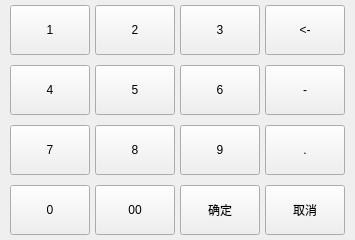
<?xml version="1.0" encoding="UTF-8"?>
<ui version="4.0">
 <class>button_key</class>
 <widget class="QDialog" name="button_key">
  <property name="geometry">
   <rect>
    <x>0</x>
    <y>0</y>
    <width>328</width>
    <height>235</height>
   </rect>
  </property>
  <property name="windowTitle">
   <string>Dialog</string>
  </property>
  
  <layout class="QHBoxLayout" name="horizontalLayout">
   <property name="leftMargin">
    <number>10</number>
   </property>
   <property name="topMargin">
    <number>5</number>
   </property>
   <property name="rightMargin">
    <number>10</number>
   </property>
   <property name="bottomMargin">
    <number>5</number>
   </property>
   <item>
    <layout class="QGridLayout" name="gridLayout">
     <property name="horizontalSpacing">
      <number>5</number>
     </property>
     <property name="verticalSpacing">
      <number>10</number>
     </property>
     <item row="0" column="0">
      <widget class="QPushButton" name="pushButton">

      <property name="outer_stylesheet" stdset="0">
       <string>pushbutton</string>
      </property>

      <property name="outer_stylesheet" stdset="0">
       <string>pushbutton</string>
      </property>

      <property name="outer_stylesheet" stdset="0">
       <string>pushbutton</string>
      </property>

      <property name="outer_stylesheet" stdset="0">
       <string>pushbutton</string>
      </property>

      <property name="outer_stylesheet" stdset="0">
       <string>pushbutton</string>
      </property>
       <property name="sizePolicy">
        <sizepolicy hsizetype="Expanding" vsizetype="Fixed">
         <horstretch>0</horstretch>
         <verstretch>0</verstretch>
        </sizepolicy>
       </property>
       <property name="minimumSize">
        <size>
         <width>0</width>
         <height>50</height>
        </size>
       </property>
       <property name="focusPolicy">
        <enum>Qt::NoFocus</enum>
       </property>
       
       <property name="text">
        <string>1</string>
       </property>
      </widget>
     </item>
     <item row="0" column="1">
      <widget class="QPushButton" name="pushButton_2">

      <property name="outer_stylesheet" stdset="0">
       <string>pushbutton</string>
      </property>

      <property name="outer_stylesheet" stdset="0">
       <string>pushbutton</string>
      </property>

      <property name="outer_stylesheet" stdset="0">
       <string>pushbutton</string>
      </property>

      <property name="outer_stylesheet" stdset="0">
       <string>pushbutton</string>
      </property>

      <property name="outer_stylesheet" stdset="0">
       <string>pushbutton</string>
      </property>
       <property name="sizePolicy">
        <sizepolicy hsizetype="Expanding" vsizetype="Fixed">
         <horstretch>0</horstretch>
         <verstretch>0</verstretch>
        </sizepolicy>
       </property>
       <property name="minimumSize">
        <size>
         <width>0</width>
         <height>50</height>
        </size>
       </property>
       <property name="focusPolicy">
        <enum>Qt::NoFocus</enum>
       </property>
       
       <property name="text">
        <string>2</string>
       </property>
      </widget>
     </item>
     <item row="0" column="2">
      <widget class="QPushButton" name="pushButton_3">

      <property name="outer_stylesheet" stdset="0">
       <string>pushbutton</string>
      </property>

      <property name="outer_stylesheet" stdset="0">
       <string>pushbutton</string>
      </property>

      <property name="outer_stylesheet" stdset="0">
       <string>pushbutton</string>
      </property>

      <property name="outer_stylesheet" stdset="0">
       <string>pushbutton</string>
      </property>

      <property name="outer_stylesheet" stdset="0">
       <string>pushbutton</string>
      </property>
       <property name="sizePolicy">
        <sizepolicy hsizetype="Expanding" vsizetype="Fixed">
         <horstretch>0</horstretch>
         <verstretch>0</verstretch>
        </sizepolicy>
       </property>
       <property name="minimumSize">
        <size>
         <width>0</width>
         <height>50</height>
        </size>
       </property>
       <property name="focusPolicy">
        <enum>Qt::NoFocus</enum>
       </property>
       
       <property name="text">
        <string>3</string>
       </property>
      </widget>
     </item>
     <item row="0" column="3">
      <widget class="QPushButton" name="pushButton_13">

      <property name="outer_stylesheet" stdset="0">
       <string>pushbutton</string>
      </property>

      <property name="outer_stylesheet" stdset="0">
       <string>pushbutton</string>
      </property>

      <property name="outer_stylesheet" stdset="0">
       <string>pushbutton</string>
      </property>

      <property name="outer_stylesheet" stdset="0">
       <string>pushbutton</string>
      </property>

      <property name="outer_stylesheet" stdset="0">
       <string>pushbutton</string>
      </property>
       <property name="sizePolicy">
        <sizepolicy hsizetype="Expanding" vsizetype="Fixed">
         <horstretch>0</horstretch>
         <verstretch>0</verstretch>
        </sizepolicy>
       </property>
       <property name="minimumSize">
        <size>
         <width>0</width>
         <height>50</height>
        </size>
       </property>
       <property name="focusPolicy">
        <enum>Qt::NoFocus</enum>
       </property>
       
       <property name="text">
        <string>&lt;-</string>
       </property>
      </widget>
     </item>
     <item row="1" column="0">
      <widget class="QPushButton" name="pushButton_4">

      <property name="outer_stylesheet" stdset="0">
       <string>pushbutton</string>
      </property>

      <property name="outer_stylesheet" stdset="0">
       <string>pushbutton</string>
      </property>

      <property name="outer_stylesheet" stdset="0">
       <string>pushbutton</string>
      </property>

      <property name="outer_stylesheet" stdset="0">
       <string>pushbutton</string>
      </property>

      <property name="outer_stylesheet" stdset="0">
       <string>pushbutton</string>
      </property>
       <property name="sizePolicy">
        <sizepolicy hsizetype="Expanding" vsizetype="Fixed">
         <horstretch>0</horstretch>
         <verstretch>0</verstretch>
        </sizepolicy>
       </property>
       <property name="minimumSize">
        <size>
         <width>0</width>
         <height>50</height>
        </size>
       </property>
       <property name="focusPolicy">
        <enum>Qt::NoFocus</enum>
       </property>
       
       <property name="text">
        <string>4</string>
       </property>
      </widget>
     </item>
     <item row="1" column="1">
      <widget class="QPushButton" name="pushButton_5">

      <property name="outer_stylesheet" stdset="0">
       <string>pushbutton</string>
      </property>

      <property name="outer_stylesheet" stdset="0">
       <string>pushbutton</string>
      </property>

      <property name="outer_stylesheet" stdset="0">
       <string>pushbutton</string>
      </property>

      <property name="outer_stylesheet" stdset="0">
       <string>pushbutton</string>
      </property>

      <property name="outer_stylesheet" stdset="0">
       <string>pushbutton</string>
      </property>
       <property name="sizePolicy">
        <sizepolicy hsizetype="Expanding" vsizetype="Fixed">
         <horstretch>0</horstretch>
         <verstretch>0</verstretch>
        </sizepolicy>
       </property>
       <property name="minimumSize">
        <size>
         <width>0</width>
         <height>50</height>
        </size>
       </property>
       <property name="focusPolicy">
        <enum>Qt::NoFocus</enum>
       </property>
       
       <property name="text">
        <string>5</string>
       </property>
      </widget>
     </item>
     <item row="1" column="2">
      <widget class="QPushButton" name="pushButton_6">

      <property name="outer_stylesheet" stdset="0">
       <string>pushbutton</string>
      </property>

      <property name="outer_stylesheet" stdset="0">
       <string>pushbutton</string>
      </property>

      <property name="outer_stylesheet" stdset="0">
       <string>pushbutton</string>
      </property>

      <property name="outer_stylesheet" stdset="0">
       <string>pushbutton</string>
      </property>

      <property name="outer_stylesheet" stdset="0">
       <string>pushbutton</string>
      </property>
       <property name="sizePolicy">
        <sizepolicy hsizetype="Expanding" vsizetype="Fixed">
         <horstretch>0</horstretch>
         <verstretch>0</verstretch>
        </sizepolicy>
       </property>
       <property name="minimumSize">
        <size>
         <width>0</width>
         <height>50</height>
        </size>
       </property>
       <property name="focusPolicy">
        <enum>Qt::NoFocus</enum>
       </property>
       
       <property name="text">
        <string>6</string>
       </property>
      </widget>
     </item>
     <item row="1" column="3">
      <widget class="QPushButton" name="pushButton_14">

      <property name="outer_stylesheet" stdset="0">
       <string>pushbutton</string>
      </property>

      <property name="outer_stylesheet" stdset="0">
       <string>pushbutton</string>
      </property>

      <property name="outer_stylesheet" stdset="0">
       <string>pushbutton</string>
      </property>

      <property name="outer_stylesheet" stdset="0">
       <string>pushbutton</string>
      </property>

      <property name="outer_stylesheet" stdset="0">
       <string>pushbutton</string>
      </property>
       <property name="sizePolicy">
        <sizepolicy hsizetype="Expanding" vsizetype="Fixed">
         <horstretch>0</horstretch>
         <verstretch>0</verstretch>
        </sizepolicy>
       </property>
       <property name="minimumSize">
        <size>
         <width>0</width>
         <height>50</height>
        </size>
       </property>
       <property name="focusPolicy">
        <enum>Qt::NoFocus</enum>
       </property>
       
       <property name="text">
        <string>-</string>
       </property>
      </widget>
     </item>
     <item row="2" column="0">
      <widget class="QPushButton" name="pushButton_7">

      <property name="outer_stylesheet" stdset="0">
       <string>pushbutton</string>
      </property>

      <property name="outer_stylesheet" stdset="0">
       <string>pushbutton</string>
      </property>

      <property name="outer_stylesheet" stdset="0">
       <string>pushbutton</string>
      </property>

      <property name="outer_stylesheet" stdset="0">
       <string>pushbutton</string>
      </property>

      <property name="outer_stylesheet" stdset="0">
       <string>pushbutton</string>
      </property>
       <property name="sizePolicy">
        <sizepolicy hsizetype="Expanding" vsizetype="Fixed">
         <horstretch>0</horstretch>
         <verstretch>0</verstretch>
        </sizepolicy>
       </property>
       <property name="minimumSize">
        <size>
         <width>0</width>
         <height>50</height>
        </size>
       </property>
       <property name="focusPolicy">
        <enum>Qt::NoFocus</enum>
       </property>
       
       <property name="text">
        <string>7</string>
       </property>
      </widget>
     </item>
     <item row="2" column="1">
      <widget class="QPushButton" name="pushButton_8">

      <property name="outer_stylesheet" stdset="0">
       <string>pushbutton</string>
      </property>

      <property name="outer_stylesheet" stdset="0">
       <string>pushbutton</string>
      </property>

      <property name="outer_stylesheet" stdset="0">
       <string>pushbutton</string>
      </property>

      <property name="outer_stylesheet" stdset="0">
       <string>pushbutton</string>
      </property>

      <property name="outer_stylesheet" stdset="0">
       <string>pushbutton</string>
      </property>
       <property name="sizePolicy">
        <sizepolicy hsizetype="Expanding" vsizetype="Fixed">
         <horstretch>0</horstretch>
         <verstretch>0</verstretch>
        </sizepolicy>
       </property>
       <property name="minimumSize">
        <size>
         <width>0</width>
         <height>50</height>
        </size>
       </property>
       <property name="focusPolicy">
        <enum>Qt::NoFocus</enum>
       </property>
       
       <property name="text">
        <string>8</string>
       </property>
      </widget>
     </item>
     <item row="2" column="2">
      <widget class="QPushButton" name="pushButton_9">

      <property name="outer_stylesheet" stdset="0">
       <string>pushbutton</string>
      </property>

      <property name="outer_stylesheet" stdset="0">
       <string>pushbutton</string>
      </property>

      <property name="outer_stylesheet" stdset="0">
       <string>pushbutton</string>
      </property>

      <property name="outer_stylesheet" stdset="0">
       <string>pushbutton</string>
      </property>

      <property name="outer_stylesheet" stdset="0">
       <string>pushbutton</string>
      </property>
       <property name="sizePolicy">
        <sizepolicy hsizetype="Expanding" vsizetype="Fixed">
         <horstretch>0</horstretch>
         <verstretch>0</verstretch>
        </sizepolicy>
       </property>
       <property name="minimumSize">
        <size>
         <width>0</width>
         <height>50</height>
        </size>
       </property>
       <property name="focusPolicy">
        <enum>Qt::NoFocus</enum>
       </property>
       
       <property name="text">
        <string>9</string>
       </property>
      </widget>
     </item>
     <item row="2" column="3">
      <widget class="QPushButton" name="pushButton_15">

      <property name="outer_stylesheet" stdset="0">
       <string>pushbutton</string>
      </property>

      <property name="outer_stylesheet" stdset="0">
       <string>pushbutton</string>
      </property>

      <property name="outer_stylesheet" stdset="0">
       <string>pushbutton</string>
      </property>

      <property name="outer_stylesheet" stdset="0">
       <string>pushbutton</string>
      </property>

      <property name="outer_stylesheet" stdset="0">
       <string>pushbutton</string>
      </property>
       <property name="sizePolicy">
        <sizepolicy hsizetype="Expanding" vsizetype="Fixed">
         <horstretch>0</horstretch>
         <verstretch>0</verstretch>
        </sizepolicy>
       </property>
       <property name="minimumSize">
        <size>
         <width>0</width>
         <height>50</height>
        </size>
       </property>
       <property name="focusPolicy">
        <enum>Qt::NoFocus</enum>
       </property>
       
       <property name="text">
        <string>.</string>
       </property>
      </widget>
     </item>
     <item row="3" column="0">
      <widget class="QPushButton" name="pushButton_10">

      <property name="outer_stylesheet" stdset="0">
       <string>pushbutton</string>
      </property>

      <property name="outer_stylesheet" stdset="0">
       <string>pushbutton</string>
      </property>

      <property name="outer_stylesheet" stdset="0">
       <string>pushbutton</string>
      </property>

      <property name="outer_stylesheet" stdset="0">
       <string>pushbutton</string>
      </property>

      <property name="outer_stylesheet" stdset="0">
       <string>pushbutton</string>
      </property>
       <property name="sizePolicy">
        <sizepolicy hsizetype="Expanding" vsizetype="Fixed">
         <horstretch>0</horstretch>
         <verstretch>0</verstretch>
        </sizepolicy>
       </property>
       <property name="minimumSize">
        <size>
         <width>0</width>
         <height>50</height>
        </size>
       </property>
       <property name="focusPolicy">
        <enum>Qt::NoFocus</enum>
       </property>
       
       <property name="text">
        <string>0</string>
       </property>
      </widget>
     </item>
     <item row="3" column="1">
      <widget class="QPushButton" name="pushButton_11">

      <property name="outer_stylesheet" stdset="0">
       <string>pushbutton</string>
      </property>

      <property name="outer_stylesheet" stdset="0">
       <string>pushbutton</string>
      </property>

      <property name="outer_stylesheet" stdset="0">
       <string>pushbutton</string>
      </property>

      <property name="outer_stylesheet" stdset="0">
       <string>pushbutton</string>
      </property>

      <property name="outer_stylesheet" stdset="0">
       <string>pushbutton</string>
      </property>
       <property name="sizePolicy">
        <sizepolicy hsizetype="Expanding" vsizetype="Fixed">
         <horstretch>0</horstretch>
         <verstretch>0</verstretch>
        </sizepolicy>
       </property>
       <property name="minimumSize">
        <size>
         <width>0</width>
         <height>50</height>
        </size>
       </property>
       <property name="focusPolicy">
        <enum>Qt::NoFocus</enum>
       </property>
       
       <property name="text">
        <string>00</string>
       </property>
      </widget>
     </item>
     <item row="3" column="2">
      <widget class="QPushButton" name="pushButton_12">

      <property name="outer_stylesheet" stdset="0">
       <string>pushbutton</string>
      </property>

      <property name="outer_stylesheet" stdset="0">
       <string>pushbutton</string>
      </property>

      <property name="outer_stylesheet" stdset="0">
       <string>pushbutton</string>
      </property>

      <property name="outer_stylesheet" stdset="0">
       <string>pushbutton</string>
      </property>

      <property name="outer_stylesheet" stdset="0">
       <string>pushbutton</string>
      </property>
       <property name="sizePolicy">
        <sizepolicy hsizetype="Expanding" vsizetype="Fixed">
         <horstretch>0</horstretch>
         <verstretch>0</verstretch>
        </sizepolicy>
       </property>
       <property name="minimumSize">
        <size>
         <width>0</width>
         <height>50</height>
        </size>
       </property>
       <property name="focusPolicy">
        <enum>Qt::NoFocus</enum>
       </property>
       
       <property name="text">
        <string>确定</string>
       </property>
      </widget>
     </item>
     <item row="3" column="3">
      <widget class="QPushButton" name="pushButton_16">

      <property name="outer_stylesheet" stdset="0">
       <string>pushbutton</string>
      </property>

      <property name="outer_stylesheet" stdset="0">
       <string>pushbutton</string>
      </property>

      <property name="outer_stylesheet" stdset="0">
       <string>pushbutton</string>
      </property>

      <property name="outer_stylesheet" stdset="0">
       <string>pushbutton</string>
      </property>

      <property name="outer_stylesheet" stdset="0">
       <string>pushbutton</string>
      </property>
       <property name="sizePolicy">
        <sizepolicy hsizetype="Expanding" vsizetype="Fixed">
         <horstretch>0</horstretch>
         <verstretch>0</verstretch>
        </sizepolicy>
       </property>
       <property name="minimumSize">
        <size>
         <width>0</width>
         <height>50</height>
        </size>
       </property>
       <property name="focusPolicy">
        <enum>Qt::NoFocus</enum>
       </property>
       
       <property name="text">
        <string>取消</string>
       </property>
      </widget>
     </item>
    </layout>
   </item>
  </layout>
 </widget>
 <resources/>
 <connections/>
</ui>
